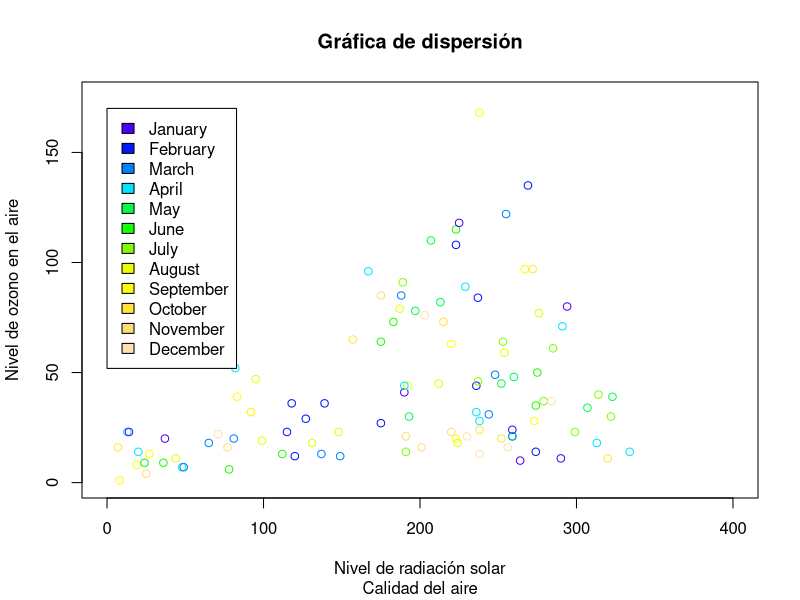
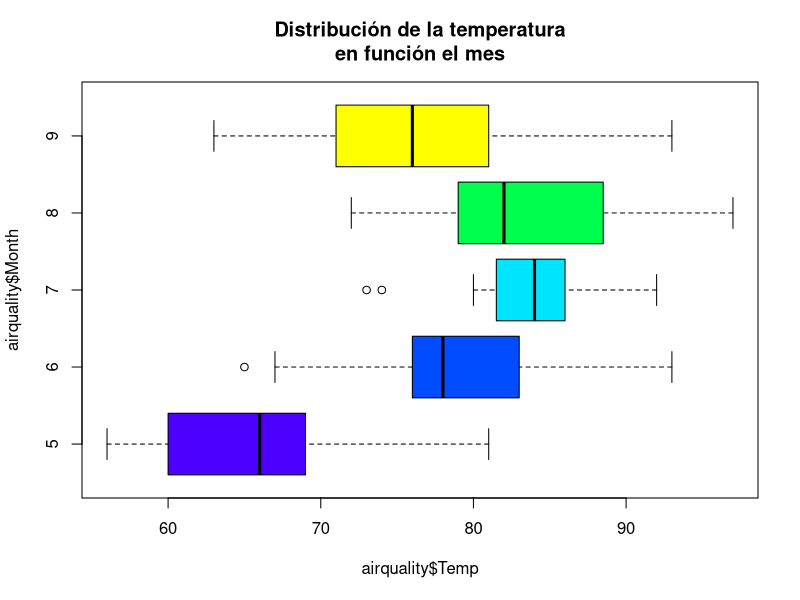
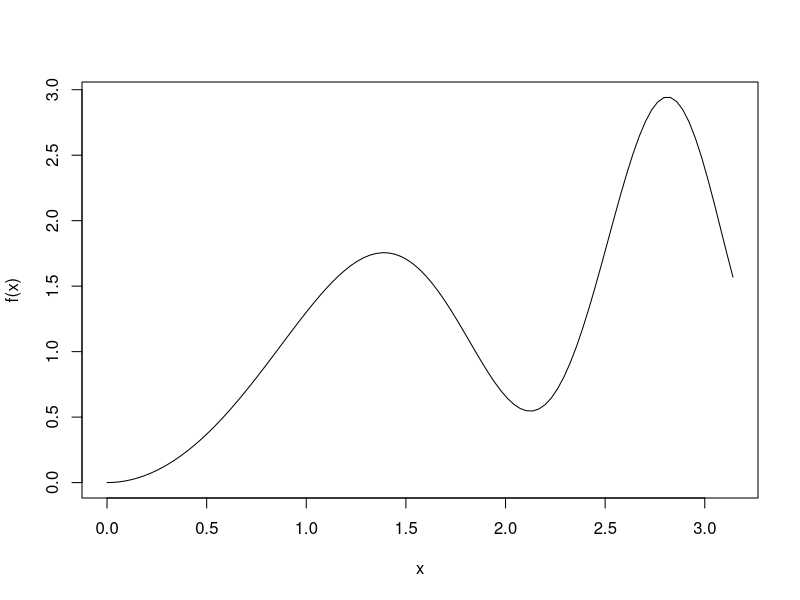

Write the R code that produced these figures, in order.
# Ejercicio 1
# Apartado a
colores_por_mes <- topo.colors(12)
plot(
    y = airquality$Ozone,
    x = airquality$Solar.R,
    main = "Gráfica de dispersión",
    sub = "Calidad del aire",
    xlab = "Nivel de radiación solar",
    ylab = "Nivel de ozono en el aire",
    xlim = c(0, 400),
    ylim = c(0, 175),
    col = colores_por_mes
)

legend(
    x = 0,
    y = 170,
    legend = month.name,
    fill = colores_por_mes
)

# Apartado b
cols_box <- topo.colors(5)
boxplot(
    airquality$Temp ~ airquality$Month,
    horizontal = TRUE,
    col = cols_box,
    main = "Distribución de la temperatura\nen función el mes",
)
legend(
    x = 90,
    legend = month.name[5:9],
    fill = cols_box
)

# Apartado c
f <- function(x) {
    sin(x^2) - cos(x) + 1
}

curve(f, 0, pi)


# Ejercicio 2
# Apartado a
posibles_meses <- as.integer(levels(factor(airquality$Month)))
indices <- sample(x = posibles_meses, size = 2)

temperatura <- airquality$Temp
ozono <- airquality$Ozone

reg <- lm(ozono ~ temperatura)


muestras <- runif(2, 65, 78)
# predict.lm(reg, newdata = muestras)

reg$residuals

# Apartado b
ajuste <- function(modelo) {
    # 

    # 

    # 
}